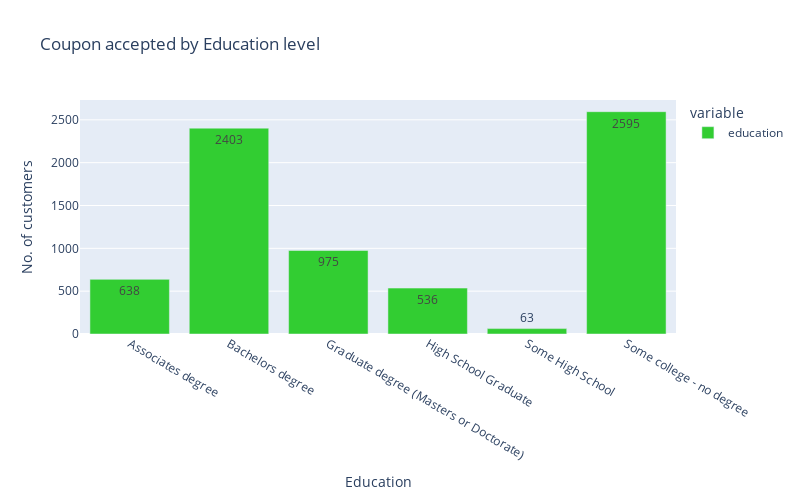

Notebook cell for this chart:
### Code cell
px.bar(data_coupon_accepted.groupby('education')['education'].count(), 
       labels={'index':'Education', 'value': 'No. of customers'},
       title='Coupon accepted by Education level',
       width=800, height=500, text_auto=True, color_discrete_map={'education':'limegreen'}
      )

### Figure 1 — Plotly figure (JSON) as saved in the notebook; plotly's stock layout.template omitted (floating-point values rounded to 4 significant figures)
{"data": [{"alignmentgroup": "True", "hovertemplate": "variable=education<br>Education=%{x}<br>No. of customers=%{y}<extra></extra>", "legendgroup": "education", "marker": {"color": "limegreen", "pattern": {"shape": ""}}, "name": "education", "offsetgroup": "education", "orientation": "v", "showlegend": true, "textposition": "auto", "texttemplate": "%{y}", "type": "bar", "x": ["Associates degree", "Bachelors degree", "Graduate degree (Masters or Doctorate)", "High School Graduate", "Some High School", "Some college - no degree"], "xaxis": "x", "y": [638, 2403, 975, 536, 63, 2595], "yaxis": "y"}], "layout": {"barmode": "relative", "height": 500, "legend": {"title": {"text": "variable"}, "tracegroupgap": 0}, "title": {"text": "Coupon accepted by Education level"}, "width": 800, "xaxis": {"anchor": "y", "autorange": true, "domain": [0, 1], "range": [-0.5, 5.5], "title": {"text": "Education"}, "type": "category"}, "yaxis": {"anchor": "x", "autorange": true, "domain": [0, 1], "range": [0, 2732.0], "title": {"text": "No. of customers"}, "type": "linear"}}}
